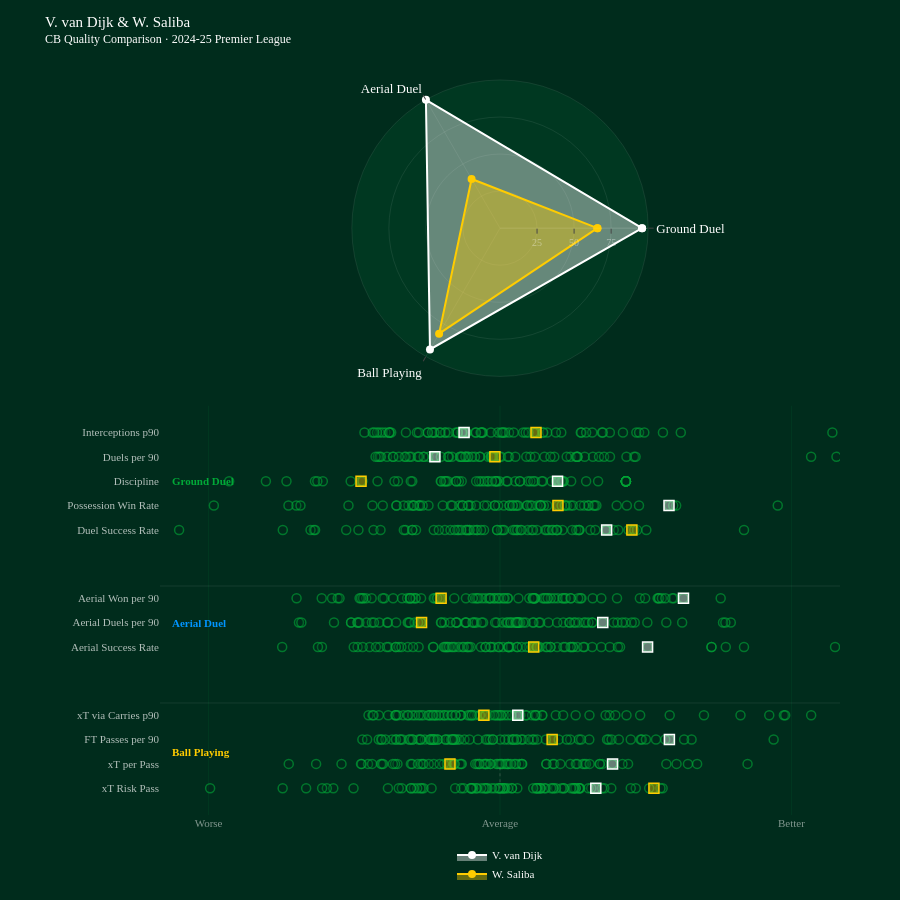

The code cell stored with this chart in its notebook:
### Code cell
from utils.radar import compare_cb_quality_radar

# Change either player_id to compare any two CBs
# show_detail=True adds a sub-metric strip — white squares = P1, yellow = P2
fig = compare_cb_quality_radar(
    player_id_1          = 370,    # Virgil van Dijk  (white)
    player_id_2          = 578325, # Gabriel Magalhães (yellow)
    duel_summary         = duel_summary,
    aerial_duel_summary  = aerial_duel_summary_filt,
    ball_playing_summary = bp,
    show_detail          = True,
)
fig.show()

### Figure 1 — Plotly figure (JSON) as saved in the notebook; plotly's stock layout.template omitted (floating-point values rounded to 4 significant figures)
{"data": [{"fill": "toself", "fillcolor": "rgba(255,255,255,0.4)", "line": {"color": "#ffffff", "width": 2}, "marker": {"color": "#ffffff", "size": 8}, "mode": "lines+markers", "name": "V. van Dijk", "r": [95.89, 100, 94.52, 95.89], "subplot": "polar", "theta": ["Ground\nDuel", "Aerial\nDuel", "Ball\nPlaying", "Ground\nDuel"], "type": "scatterpolar"}, {"fill": "toself", "fillcolor": "rgba(255,204,0,0.4)", "line": {"color": "#ffcc00", "width": 2}, "marker": {"color": "#ffcc00", "size": 8}, "mode": "lines+markers", "name": "W. Saliba", "r": [65.75, 38.36, 82.19, 65.75], "subplot": "polar", "theta": ["Ground\nDuel", "Aerial\nDuel", "Ball\nPlaying", "Ground\nDuel"], "type": "scatterpolar"}, {"hoverinfo": "skip", "marker": {"color": "rgba(0,44,28,0.2)", "line": {"color": "rgba(0,169,56,0.6)", "width": 1.5}, "size": 9}, "mode": "markers", "showlegend": false, "type": "scatter", "x": [1.674, 1.652, 1.585, 1.535, 1.397, 1.346, 1.146, 1.074, 1.051, 0.9863, 0.9389, 0.9111, 0.826, 0.8177, 0.8138, 0.8135, 0.7792, 0.7789, 0.7651, 0.7587, 0.7514, 0.7307, 0.6598, 0.6536, 0.6335, 0.5767, 0.5528, 0.5446, 0.5253, 0.4697, 0.4556, 0.4185, 0.4184, 0.4108, 0.3933, 0.3782, 0.3773, 0.3745, 0.3417, 0.1784, 0.1241, 0.1223, 0.0821, 0.05442, 0.04338, 0.03255, 0.0284, 0.00628, 0.004599, -0.01355, -0.01369, -0.05509, -0.08689, -0.129, -0.1391, -0.1508, -0.1663, -0.1954, -0.239, -0.2438, -0.2756, -0.2892, -0.2944, -0.2969, -0.3024, -0.373, -0.4001, -0.4615, -0.7044, -0.7871, -0.8045, -0.8198, -0.8526, -0.8868, -0.9148, -0.9181, -1.011, -1.042, -1.154, -1.508, -1.716, -1.783, -1.831, -1.996, -2.237, -2.984, -3.917], "xaxis": "x", "y": [0, 0, 0, 0, 0, 0, 0, 0, 0, 0, 0, 0, 0, 0, 0, 0, 0, 0, 0, 0, 0, 0, 0, 0, 0, 0, 0, 0, 0, 0, 0, 0, 0, 0, 0, 0, 0, 0, 0, 0, 0, 0, 0, 0, 0, 0, 0, 0, 0, 0, 0, 0, 0, 0, 0, 0, 0, 0, 0, 0, 0, 0, 0, 0, 0, 0, 0, 0, 0, 0, 0, 0, 0, 0, 0, 0, 0, 0, 0, 0, 0, 0, 0, 0, 0, 0, 0], "yaxis": "y"}, {"hovertemplate": "xT Risk Pass: %{x:.2f}<extra></extra>", "marker": {"color": "rgba(255,255,255,0.4)", "line": {"color": "#ffffff", "width": 1.5}, "size": 10, "symbol": "square"}, "mode": "markers", "name": "V. van Dijk", "showlegend": false, "type": "scatter", "x": [0.9863], "xaxis": "x", "y": [0], "yaxis": "y"}, {"hovertemplate": "xT Risk Pass: %{x:.2f}<extra></extra>", "marker": {"color": "rgba(255,204,0,0.4)", "line": {"color": "#ffcc00", "width": 1.5}, "size": 10, "symbol": "square"}, "mode": "markers", "name": "W. Saliba", "showlegend": false, "type": "scatter", "x": [1.585], "xaxis": "x", "y": [0], "yaxis": "y"}, {"hoverinfo": "skip", "marker": {"color": "rgba(0,44,28,0.2)", "line": {"color": "rgba(0,169,56,0.6)", "width": 1.5}, "size": 9}, "mode": "markers", "showlegend": false, "type": "scatter", "x": [0.8684, -0.09825, -0.5149, 0.4766, -1.893, 0.5442, -0.9179, 1.054, -0.3926, 1.159, -1.215, 0.8524, 0.4783, 0.1999, -0.7961, 0.07822, -0.4681, -1.424, -1.225, -0.03816, -0.1334, -0.6813, -1.359, -0.5774, -1.317, -0.9045, 0.7239, 0.05111, -1.632, -0.4693, 0.09001, 1.934, -0.8115, 0.02337, 0.2251, -1.203, 0.006304, -0.2065, -0.02466, -0.1537, -1.431, -0.8452, -0.7877, -0.4797, 0.08199, -0.2258, -0.2364, -0.4139, -2.175, -0.5471, 0.2212, -0.7338, -0.1439, -1.056, 0.01365, -0.2548, 1.817, -0.6217, 0.06479, -1.08, -0.1483, -0.004385, -0.4686, -0.1641, 0.7804, -0.4015, 0.7949, -0.1007, 1.318, 0.1501, 1.261, 1.024, 1.712, 0.5569, 0.2292, 1.156, 0.8853, 0.9224, 0.1636, 2.029, -1.103, 1.03, 3.832, 2.548, 0.6209, 0.1114, -0.2123], "xaxis": "x", "y": [1, 1, 1, 1, 1, 1, 1, 1, 1, 1, 1, 1, 1, 1, 1, 1, 1, 1, 1, 1, 1, 1, 1, 1, 1, 1, 1, 1, 1, 1, 1, 1, 1, 1, 1, 1, 1, 1, 1, 1, 1, 1, 1, 1, 1, 1, 1, 1, 1, 1, 1, 1, 1, 1, 1, 1, 1, 1, 1, 1, 1, 1, 1, 1, 1, 1, 1, 1, 1, 1, 1, 1, 1, 1, 1, 1, 1, 1, 1, 1, 1, 1, 1, 1, 1, 1, 1], "yaxis": "y"}, {"hovertemplate": "xT per Pass: %{x:.2f}<extra></extra>", "marker": {"color": "rgba(255,255,255,0.4)", "line": {"color": "#ffffff", "width": 1.5}, "size": 10, "symbol": "square"}, "mode": "markers", "name": "V. van Dijk", "showlegend": false, "type": "scatter", "x": [1.159], "xaxis": "x", "y": [1], "yaxis": "y"}, {"hovertemplate": "xT per Pass: %{x:.2f}<extra></extra>", "marker": {"color": "rgba(255,204,0,0.4)", "line": {"color": "#ffcc00", "width": 1.5}, "size": 10, "symbol": "square"}, "mode": "markers", "name": "W. Saliba", "showlegend": false, "type": "scatter", "x": [-0.5149], "xaxis": "x", "y": [1], "yaxis": "y"}, {"hoverinfo": "skip", "marker": {"color": "rgba(0,44,28,0.2)", "line": {"color": "rgba(0,169,56,0.6)", "width": 1.5}, "size": 9}, "mode": "markers", "showlegend": false, "type": "scatter", "x": [3.642, 0.3495, 0.5368, 1.118, -1.069, 1.102, -0.7747, 1.972, -0.8401, 1.744, -0.4369, 2.817, 1.346, 0.5472, -0.2264, 0.3345, -0.7157, -1.031, -0.6402, 0.6047, 0.1281, -0.7034, -1.417, 0.1281, -0.6794, -1.072, 1.448, 0.7226, -1.224, -0.3657, 0.08584, 1.459, -1.248, 0.8125, -0.5315, -0.4187, -0.6667, 0.2353, 0.2926, -0.7095, -1.003, -0.9377, -0.5595, -0.463, -0.687, -0.6836, 0.049, 0.002141, -0.126, -0.8987, 1.149, -0.9026, -0.104, -0.8171, 0.8349, -0.5043, 1.895, -0.723, 0.1694, -0.4635, -0.3148, 0.6876, -0.4795, -0.4893, 1.606, -1.111, -0.07289, 0.9192, -0.5585, 0.2196, 0.472, 0.1739, 1.223, -1.179, -0.8203, 0.3832, 0.1422, -0.1446, -1.368, 1.701, -1.217, -0.4887, 1.502, -0.07397, -1.023, -0.926, -0.6427], "xaxis": "x", "y": [2, 2, 2, 2, 2, 2, 2, 2, 2, 2, 2, 2, 2, 2, 2, 2, 2, 2, 2, 2, 2, 2, 2, 2, 2, 2, 2, 2, 2, 2, 2, 2, 2, 2, 2, 2, 2, 2, 2, 2, 2, 2, 2, 2, 2, 2, 2, 2, 2, 2, 2, 2, 2, 2, 2, 2, 2, 2, 2, 2, 2, 2, 2, 2, 2, 2, 2, 2, 2, 2, 2, 2, 2, 2, 2, 2, 2, 2, 2, 2, 2, 2, 2, 2, 2, 2, 2], "yaxis": "y"}, {"hovertemplate": "FT Passes per 90: %{x:.2f}<extra></extra>", "marker": {"color": "rgba(255,255,255,0.4)", "line": {"color": "#ffffff", "width": 1.5}, "size": 10, "symbol": "square"}, "mode": "markers", "name": "V. van Dijk", "showlegend": false, "type": "scatter", "x": [1.744], "xaxis": "x", "y": [2], "yaxis": "y"}, {"hovertemplate": "FT Passes per 90: %{x:.2f}<extra></extra>", "marker": {"color": "rgba(255,204,0,0.4)", "line": {"color": "#ffcc00", "width": 1.5}, "size": 10, "symbol": "square"}, "mode": "markers", "name": "W. Saliba", "showlegend": false, "type": "scatter", "x": [0.5368], "xaxis": "x", "y": [2], "yaxis": "y"}, {"hoverinfo": "skip", "marker": {"color": "rgba(0,44,28,0.2)", "line": {"color": "rgba(0,169,56,0.6)", "width": 1.5}, "size": 9}, "mode": "markers", "showlegend": false, "type": "scatter", "x": [1.127, 2.922, -0.1657, 2.936, -1.08, 2.772, -0.6611, 2.476, 0.04558, 0.1832, 0.2649, 3.203, 0.151, 0.3306, -0.1519, 0.9208, -0.6114, -0.9943, -0.8133, -0.1009, 1.302, -0.2897, -0.8733, 0.2104, -0.7275, -0.7184, 1.187, -0.3996, -0.4022, -0.7895, 0.3789, 2.099, -0.9411, 0.006601, -0.33, 0.07985, -0.5715, -0.2121, -0.1564, -0.204, -1.151, -0.1461, -0.266, -0.9014, -0.683, -0.04507, -0.5752, 0.7791, -0.457, -0.7377, -0.01091, -0.5363, 0.4329, 0.01296, 0.437, -0.4071, 0.3637, -0.659, 0.5744, -0.02743, 0.3614, 1.443, -0.3107, -0.5026, 0.6498, -0.629, -0.05932, 1.087, -0.8371, 0.1841, 0.2006, 0.1724, 1.747, -1.353, -0.9511, -0.4928, -0.4585, 0.2711, -1.312, -0.2918, -1.072, -1.05, 0.1159, -0.692, -1.248, -1.07, -1.302], "xaxis": "x", "y": [3, 3, 3, 3, 3, 3, 3, 3, 3, 3, 3, 3, 3, 3, 3, 3, 3, 3, 3, 3, 3, 3, 3, 3, 3, 3, 3, 3, 3, 3, 3, 3, 3, 3, 3, 3, 3, 3, 3, 3, 3, 3, 3, 3, 3, 3, 3, 3, 3, 3, 3, 3, 3, 3, 3, 3, 3, 3, 3, 3, 3, 3, 3, 3, 3, 3, 3, 3, 3, 3, 3, 3, 3, 3, 3, 3, 3, 3, 3, 3, 3, 3, 3, 3, 3, 3, 3], "yaxis": "y"}, {"hovertemplate": "xT via Carries p90: %{x:.2f}<extra></extra>", "marker": {"color": "rgba(255,255,255,0.4)", "line": {"color": "#ffffff", "width": 1.5}, "size": 10, "symbol": "square"}, "mode": "markers", "name": "V. van Dijk", "showlegend": false, "type": "scatter", "x": [0.1832], "xaxis": "x", "y": [3], "yaxis": "y"}, {"hovertemplate": "xT via Carries p90: %{x:.2f}<extra></extra>", "marker": {"color": "rgba(255,204,0,0.4)", "line": {"color": "#ffcc00", "width": 1.5}, "size": 10, "symbol": "square"}, "mode": "markers", "name": "W. Saliba", "showlegend": false, "type": "scatter", "x": [-0.1657], "xaxis": "x", "y": [3], "yaxis": "y"}, {"hoverinfo": "skip", "marker": {"color": "rgba(0,44,28,0.2)", "line": {"color": "rgba(0,169,56,0.6)", "width": 1.5}, "size": 9}, "mode": "markers", "showlegend": false, "type": "scatter", "x": [1.519, 2.177, 0.7277, -1.466, -1.506, 1.236, 0.7472, 0.3278, -0.09667, 0.09013, 0.8685, -0.3395, -0.9494, 1.042, -1.342, -0.1505, -0.5587, 0.4727, 0.2961, 1.13, -0.008479, 0.1761, 0.5876, 0.5198, -1.146, -1.238, 0.02962, -0.3343, -0.1963, -0.545, -1.277, 2.512, 0.09013, -0.069, -1.072, -0.8379, 0.395, 0.1111, 3.449, 0.5198, -0.5363, 0.1766, -1.833, -0.3873, -0.6898, 0.7949, -0.5683, 0.753, 0.9494, 0.7277, 0.6531, -0.4659, -0.4254, 0.2233, -1.874, -1.414, -0.3005, 0.2727, -1.041, -0.5513, -2.242, -0.09667, 1.214, -0.3726, -0.5782, -0.8949, 0.09013, -1.072, -1.015, 0.4849, 0.347, -0.6846, -0.1475, 0.3379, -0.01608, -0.4978, 0.6707, 0.4093, 0.8565, -1.166, 0.3766, -0.3208, 0.3833, 2.324, 2.177, -0.5237, -0.4827, 0.08336], "xaxis": "x", "y": [5.8, 5.8, 5.8, 5.8, 5.8, 5.8, 5.8, 5.8, 5.8, 5.8, 5.8, 5.8, 5.8, 5.8, 5.8, 5.8, 5.8, 5.8, 5.8, 5.8, 5.8, 5.8, 5.8, 5.8, 5.8, 5.8, 5.8, 5.8, 5.8, 5.8, 5.8, 5.8, 5.8, 5.8, 5.8, 5.8, 5.8, 5.8, 5.8, 5.8, 5.8, 5.8, 5.8, 5.8, 5.8, 5.8, 5.8, 5.8, 5.8, 5.8, 5.8, 5.8, 5.8, 5.8, 5.8, 5.8, 5.8, 5.8, 5.8, 5.8, 5.8, 5.8, 5.8, 5.8, 5.8, 5.8, 5.8, 5.8, 5.8, 5.8, 5.8, 5.8, 5.8, 5.8, 5.8, 5.8, 5.8, 5.8, 5.8, 5.8, 5.8, 5.8, 5.8, 5.8, 5.8, 5.8, 5.8, 5.8], "yaxis": "y"}, {"hovertemplate": "Aerial Success Rate: %{x:.2f}<extra></extra>", "marker": {"color": "rgba(255,255,255,0.4)", "line": {"color": "#ffffff", "width": 1.5}, "size": 10, "symbol": "square"}, "mode": "markers", "name": "V. van Dijk", "showlegend": false, "type": "scatter", "x": [1.519], "xaxis": "x", "y": [5.8], "yaxis": "y"}, {"hovertemplate": "Aerial Success Rate: %{x:.2f}<extra></extra>", "marker": {"color": "rgba(255,204,0,0.4)", "line": {"color": "#ffcc00", "width": 1.5}, "size": 10, "symbol": "square"}, "mode": "markers", "name": "W. Saliba", "showlegend": false, "type": "scatter", "x": [0.347], "xaxis": "x", "y": [5.8], "yaxis": "y"}, {"hoverinfo": "skip", "marker": {"color": "rgba(0,44,28,0.2)", "line": {"color": "rgba(0,169,56,0.6)", "width": 1.5}, "size": 9}, "mode": "markers", "showlegend": false, "type": "scatter", "x": [1.058, 0.3465, 1.291, -1.533, -2.07, -0.358, -1.532, 0.8633, 0.1592, -1.374, 1.209, -0.5723, 0.4143, 0.188, -0.03307, 0.02468, 2.376, 0.6519, 2.296, 0.06703, 0.9493, 0.401, -0.2626, -0.2685, -0.4426, -1.162, 0.7134, -0.939, -0.6019, 0.2092, -0.4486, -1.469, -0.2405, 0.104, -0.1742, 0.2028, 0.1321, 0.4984, -1.319, 0.5891, 0.7604, 1.875, -0.8148, -1.461, 1.258, 0.1908, 0.9102, 0.1764, -2.045, 0.3375, 1.387, -0.9498, 2.32, 1.517, -1.243, -1.709, -0.88, 1.168, -0.8154, 0.2633, -0.4538, -0.9298, -0.1896, 0.8117, 0.07892, 0.1098, -0.04979, 1.712, -1.297, -0.3472, -0.8075, 0.8806, 0.1805, 0.9512, -0.5104, 0.7186, 0.162, 0.1768, 1.356, -0.3513, -0.2828, 0.2389, -1.153, -0.6076, -1.069, -1.448, -0.8431, 0.7757], "xaxis": "x", "y": [6.8, 6.8, 6.8, 6.8, 6.8, 6.8, 6.8, 6.8, 6.8, 6.8, 6.8, 6.8, 6.8, 6.8, 6.8, 6.8, 6.8, 6.8, 6.8, 6.8, 6.8, 6.8, 6.8, 6.8, 6.8, 6.8, 6.8, 6.8, 6.8, 6.8, 6.8, 6.8, 6.8, 6.8, 6.8, 6.8, 6.8, 6.8, 6.8, 6.8, 6.8, 6.8, 6.8, 6.8, 6.8, 6.8, 6.8, 6.8, 6.8, 6.8, 6.8, 6.8, 6.8, 6.8, 6.8, 6.8, 6.8, 6.8, 6.8, 6.8, 6.8, 6.8, 6.8, 6.8, 6.8, 6.8, 6.8, 6.8, 6.8, 6.8, 6.8, 6.8, 6.8, 6.8, 6.8, 6.8, 6.8, 6.8, 6.8, 6.8, 6.8, 6.8, 6.8, 6.8, 6.8, 6.8, 6.8, 6.8], "yaxis": "y"}, {"hovertemplate": "Aerial Duels per 90: %{x:.2f}<extra></extra>", "marker": {"color": "rgba(255,255,255,0.4)", "line": {"color": "#ffffff", "width": 1.5}, "size": 10, "symbol": "square"}, "mode": "markers", "name": "V. van Dijk", "showlegend": false, "type": "scatter", "x": [1.058], "xaxis": "x", "y": [6.8], "yaxis": "y"}, {"hovertemplate": "Aerial Duels per 90: %{x:.2f}<extra></extra>", "marker": {"color": "rgba(255,204,0,0.4)", "line": {"color": "#ffcc00", "width": 1.5}, "size": 10, "symbol": "square"}, "mode": "markers", "name": "W. Saliba", "showlegend": false, "type": "scatter", "x": [-0.8075], "xaxis": "x", "y": [6.8], "yaxis": "y"}, {"hoverinfo": "skip", "marker": {"color": "rgba(0,44,28,0.2)", "line": {"color": "rgba(0,169,56,0.6)", "width": 1.5}, "size": 9}, "mode": "markers", "showlegend": false, "type": "scatter", "x": [1.889, 1.44, 1.622, -1.729, -2.094, 0.1891, -1.191, 0.9542, 0.08293, -1.207, 1.633, -0.6505, -0.1501, 0.6787, -0.6676, -0.06027, 1.638, 0.8385, 2.272, 0.5947, 0.828, 0.4397, 0.01068, -0.02437, -0.8697, -1.413, 0.6407, -0.956, -0.6205, -0.09934, -0.9271, -0.6819, -0.1849, 0.04825, -0.6443, -0.2519, 0.3014, 0.4933, -0.2349, 0.8046, 0.3506, 1.789, -1.377, -1.407, 0.6511, 0.5576, 0.4522, 0.5222, -1.67, 0.6703, 1.666, -1.009, 1.702, 1.494, -1.652, -1.835, -0.895, 1.204, -1.1, -0.05888, -1.321, -0.8691, 0.3602, 0.4894, -0.2205, -0.3507, -0.01284, 0.7287, -1.446, -0.1151, -0.6062, 0.358, 0.07614, 1.043, -0.4705, 0.3391, 0.4669, 0.3509, 1.773, -0.8124, -0.09982, 0.03866, -0.9208, 0.3363, -0.2809, -1.431, -0.927, 0.728], "xaxis": "x", "y": [7.8, 7.8, 7.8, 7.8, 7.8, 7.8, 7.8, 7.8, 7.8, 7.8, 7.8, 7.8, 7.8, 7.8, 7.8, 7.8, 7.8, 7.8, 7.8, 7.8, 7.8, 7.8, 7.8, 7.8, 7.8, 7.8, 7.8, 7.8, 7.8, 7.8, 7.8, 7.8, 7.8, 7.8, 7.8, 7.8, 7.8, 7.8, 7.8, 7.8, 7.8, 7.8, 7.8, 7.8, 7.8, 7.8, 7.8, 7.8, 7.8, 7.8, 7.8, 7.8, 7.8, 7.8, 7.8, 7.8, 7.8, 7.8, 7.8, 7.8, 7.8, 7.8, 7.8, 7.8, 7.8, 7.8, 7.8, 7.8, 7.8, 7.8, 7.8, 7.8, 7.8, 7.8, 7.8, 7.8, 7.8, 7.8, 7.8, 7.8, 7.8, 7.8, 7.8, 7.8, 7.8, 7.8, 7.8, 7.8], "yaxis": "y"}, {"hovertemplate": "Aerial Won per 90: %{x:.2f}<extra></extra>", "marker": {"color": "rgba(255,255,255,0.4)", "line": {"color": "#ffffff", "width": 1.5}, "size": 10, "symbol": "square"}, "mode": "markers", "name": "V. van Dijk", "showlegend": false, "type": "scatter", "x": [1.889], "xaxis": "x", "y": [7.8], "yaxis": "y"}, {"hovertemplate": "Aerial Won per 90: %{x:.2f}<extra></extra>", "marker": {"color": "rgba(255,204,0,0.4)", "line": {"color": "#ffcc00", "width": 1.5}, "size": 10, "symbol": "square"}, "mode": "markers", "name": "W. Saliba", "showlegend": false, "type": "scatter", "x": [-0.6062], "xaxis": "x", "y": [7.8], "yaxis": "y"}, {"hoverinfo": "skip", "marker": {"color": "rgba(0,44,28,0.2)", "line": {"color": "rgba(0,169,56,0.6)", "width": 1.5}, "size": 9}, "mode": "markers", "showlegend": false, "type": "scatter", "x": [0.173, 0.1345, 1.098, -0.3169, 0.6429, -0.2386, 0.9303, 0.4659, 0.325, 1.358, -1.302, -0.2342, 0.5036, 0.5896, 0.8159, -0.9719, -0.6815, -0.1642, 0.4809, 0.2849, -0.5671, 1.17, 0.7846, 0.8174, 0.38, -0.3123, -0.3338, 0.5856, -0.63, 1.506, -0.3531, -1.916, 0.1802, 0.807, 0.009778, -0.3397, 1.092, 0.5462, -0.1955, 0.04176, 0.7432, 0.02865, -0.27, 0.9809, -0.0299, -0.9028, 1.323, 1.217, 0.5349, -3.303, 0.5812, -0.51, -1.583, -0.8649, 1.087, 0.1534, -0.4234, -0.4385, -1.23, 2.512, -0.3992, -2.236, -1.457, -1.95, 0.3394, 0.2102, -0.9028, 0.2228, 1.41, -0.4664, -0.0299, -0.9901, 1.382, -1.904], "xaxis": "x", "y": [10.6, 10.6, 10.6, 10.6, 10.6, 10.6, 10.6, 10.6, 10.6, 10.6, 10.6, 10.6, 10.6, 10.6, 10.6, 10.6, 10.6, 10.6, 10.6, 10.6, 10.6, 10.6, 10.6, 10.6, 10.6, 10.6, 10.6, 10.6, 10.6, 10.6, 10.6, 10.6, 10.6, 10.6, 10.6, 10.6, 10.6, 10.6, 10.6, 10.6, 10.6, 10.6, 10.6, 10.6, 10.6, 10.6, 10.6, 10.6, 10.6, 10.6, 10.6, 10.6, 10.6, 10.6, 10.6, 10.6, 10.6, 10.6, 10.6, 10.6, 10.6, 10.6, 10.6, 10.6, 10.6, 10.6, 10.6, 10.6, 10.6, 10.6, 10.6, 10.6, 10.6, 10.6], "yaxis": "y"}, {"hovertemplate": "Duel Success Rate: %{x:.2f}<extra></extra>", "marker": {"color": "rgba(255,255,255,0.4)", "line": {"color": "#ffffff", "width": 1.5}, "size": 10, "symbol": "square"}, "mode": "markers", "name": "V. van Dijk", "showlegend": false, "type": "scatter", "x": [1.098], "xaxis": "x", "y": [10.6], "yaxis": "y"}, {"hovertemplate": "Duel Success Rate: %{x:.2f}<extra></extra>", "marker": {"color": "rgba(255,204,0,0.4)", "line": {"color": "#ffcc00", "width": 1.5}, "size": 10, "symbol": "square"}, "mode": "markers", "name": "W. Saliba", "showlegend": false, "type": "scatter", "x": [1.358], "xaxis": "x", "y": [10.6], "yaxis": "y"}, {"hoverinfo": "skip", "marker": {"color": "rgba(0,44,28,0.2)", "line": {"color": "rgba(0,169,56,0.6)", "width": 1.5}, "size": 9}, "mode": "markers", "showlegend": false, "type": "scatter", "x": [-0.1332, 0.1323, 1.74, -0.1635, 0.6904, 0.6652, 0.186, 0.1588, -0.4213, 0.5965, -0.9055, 0.9107, 0.7277, -0.3007, 0.9619, -0.8406, 0.09892, -0.506, 0.1748, 0.4247, 0.6342, 0.486, -0.5893, 0.03871, -0.05345, -0.01942, 0.09758, 0.2772, -0.7364, 0.9107, 1.813, -1.207, 0.4166, 0.8653, 0.9923, 0.7513, -0.8927, 1.306, 0.8255, -0.4905, -0.3874, -0.05345, -1.066, 0.1305, -0.3246, 0.3118, 2.859, 0.9748, 1.201, -1.56, 0.2818, -1.066, -0.3246, -2.097, 0.451, 0.3826, -0.3854, -0.2458, -0.9422, 1.783, -0.9898, -0.8254, -0.8254, -1.313, 0.6731, 0.4166, -0.8861, 1.431, 0.4166, -0.7963, -2.054, -2.178, 0.3294, -2.946], "xaxis": "x", "y": [11.6, 11.6, 11.6, 11.6, 11.6, 11.6, 11.6, 11.6, 11.6, 11.6, 11.6, 11.6, 11.6, 11.6, 11.6, 11.6, 11.6, 11.6, 11.6, 11.6, 11.6, 11.6, 11.6, 11.6, 11.6, 11.6, 11.6, 11.6, 11.6, 11.6, 11.6, 11.6, 11.6, 11.6, 11.6, 11.6, 11.6, 11.6, 11.6, 11.6, 11.6, 11.6, 11.6, 11.6, 11.6, 11.6, 11.6, 11.6, 11.6, 11.6, 11.6, 11.6, 11.6, 11.6, 11.6, 11.6, 11.6, 11.6, 11.6, 11.6, 11.6, 11.6, 11.6, 11.6, 11.6, 11.6, 11.6, 11.6, 11.6, 11.6, 11.6, 11.6, 11.6, 11.6], "yaxis": "y"}, {"hovertemplate": "Possession Win Rate: %{x:.2f}<extra></extra>", "marker": {"color": "rgba(255,255,255,0.4)", "line": {"color": "#ffffff", "width": 1.5}, "size": 10, "symbol": "square"}, "mode": "markers", "name": "V. van Dijk", "showlegend": false, "type": "scatter", "x": [1.74], "xaxis": "x", "y": [11.6], "yaxis": "y"}, {"hovertemplate": "Possession Win Rate: %{x:.2f}<extra></extra>", "marker": {"color": "rgba(255,204,0,0.4)", "line": {"color": "#ffcc00", "width": 1.5}, "size": 10, "symbol": "square"}, "mode": "markers", "name": "W. Saliba", "showlegend": false, "type": "scatter", "x": [0.5965], "xaxis": "x", "y": [11.6], "yaxis": "y"}, {"hoverinfo": "skip", "marker": {"color": "rgba(0,44,28,0.2)", "line": {"color": "rgba(0,169,56,0.6)", "width": 1.5}, "size": 9}, "mode": "markers", "showlegend": false, "type": "scatter", "x": [0.06581, 0.5782, 0.5926, 0.4416, 0.6285, -0.006027, 0.5973, -0.1281, 0.1567, -1.431, -0.1204, -0.1907, 0.6491, -0.3946, -0.6048, 0.6327, -0.5757, -0.5365, -0.5625, 1.01, -0.903, 0.8867, 0.3602, 0.611, 1.296, -0.5537, -0.03075, -0.04776, -0.1598, 1.296, 0.2882, -1.824, 0.3134, 1.296, 0.4298, 0.7326, 0.531, 0.5973, -1.415, -1.051, -0.03637, 0.657, 0.641, 1.296, 0.2042, -2.41, -0.9185, -2.788, 1.296, -1.086, -0.6098, 1.296, 1.296, 1.296, 0.07725, -1.905, -0.4223, 1.296, 0.2042, 1.296, -0.04776, 1.296, -1.537, -2.198, -0.2158, -0.4509, -1.88, -0.08313, 1.296, 0.3432, -0.4509, 1.296, -0.2454, -1.261], "xaxis": "x", "y": [12.6, 12.6, 12.6, 12.6, 12.6, 12.6, 12.6, 12.6, 12.6, 12.6, 12.6, 12.6, 12.6, 12.6, 12.6, 12.6, 12.6, 12.6, 12.6, 12.6, 12.6, 12.6, 12.6, 12.6, 12.6, 12.6, 12.6, 12.6, 12.6, 12.6, 12.6, 12.6, 12.6, 12.6, 12.6, 12.6, 12.6, 12.6, 12.6, 12.6, 12.6, 12.6, 12.6, 12.6, 12.6, 12.6, 12.6, 12.6, 12.6, 12.6, 12.6, 12.6, 12.6, 12.6, 12.6, 12.6, 12.6, 12.6, 12.6, 12.6, 12.6, 12.6, 12.6, 12.6, 12.6, 12.6, 12.6, 12.6, 12.6, 12.6, 12.6, 12.6, 12.6, 12.6], "yaxis": "y"}, {"hovertemplate": "Discipline: %{x:.2f}<extra></extra>", "marker": {"color": "rgba(255,255,255,0.4)", "line": {"color": "#ffffff", "width": 1.5}, "size": 10, "symbol": "square"}, "mode": "markers", "name": "V. van Dijk", "showlegend": false, "type": "scatter", "x": [0.5926], "xaxis": "x", "y": [12.6], "yaxis": "y"}, {"hovertemplate": "Discipline: %{x:.2f}<extra></extra>", "marker": {"color": "rgba(255,204,0,0.4)", "line": {"color": "#ffcc00", "width": 1.5}, "size": 10, "symbol": "square"}, "mode": "markers", "name": "W. Saliba", "showlegend": false, "type": "scatter", "x": [-1.431], "xaxis": "x", "y": [12.6], "yaxis": "y"}, {"hoverinfo": "skip", "marker": {"color": "rgba(0,44,28,0.2)", "line": {"color": "rgba(0,169,56,0.6)", "width": 1.5}, "size": 9}, "mode": "markers", "showlegend": false, "type": "scatter", "x": [0.3121, -0.7344, -0.6701, -0.08138, -0.5355, -0.3485, 0.7967, 0.09235, 0.9567, -0.05252, 0.2708, -0.5243, -0.1211, -0.2051, 0.559, -0.04585, -0.3877, -0.2098, -0.09731, 0.8719, -0.005432, -0.3313, -0.678, 0.359, -1.259, -1.163, -1.226, -0.08948, -1.24, -1.098, -0.2579, -0.7867, 1.38, 0.01014, 0.4577, -0.3545, 1.019, -0.7826, -1.281, 1.302, 0.798, -0.4111, -0.3258, -1.102, 0.5193, 0.7259, -0.3579, -0.08463, -0.4103, -0.3947, -0.8477, -0.4942, 0.08184, -0.9684, 1.071, 3.464, -0.07022, -0.6595, -0.5327, -0.2879, -0.9149, -0.9334, -0.8345, 0.6865, 3.629, 0.7821, -0.981, -0.6088, -1.041, 0.7935, 0.1577, 1.396, 1.132, 3.203], "xaxis": "x", "y": [13.6, 13.6, 13.6, 13.6, 13.6, 13.6, 13.6, 13.6, 13.6, 13.6, 13.6, 13.6, 13.6, 13.6, 13.6, 13.6, 13.6, 13.6, 13.6, 13.6, 13.6, 13.6, 13.6, 13.6, 13.6, 13.6, 13.6, 13.6, 13.6, 13.6, 13.6, 13.6, 13.6, 13.6, 13.6, 13.6, 13.6, 13.6, 13.6, 13.6, 13.6, 13.6, 13.6, 13.6, 13.6, 13.6, 13.6, 13.6, 13.6, 13.6, 13.6, 13.6, 13.6, 13.6, 13.6, 13.6, 13.6, 13.6, 13.6, 13.6, 13.6, 13.6, 13.6, 13.6, 13.6, 13.6, 13.6, 13.6, 13.6, 13.6, 13.6, 13.6, 13.6, 13.6], "yaxis": "y"}, {"hovertemplate": "Duels per 90: %{x:.2f}<extra></extra>", "marker": {"color": "rgba(255,255,255,0.4)", "line": {"color": "#ffffff", "width": 1.5}, "size": 10, "symbol": "square"}, "mode": "markers", "name": "V. van Dijk", "showlegend": false, "type": "scatter", "x": [-0.6701], "xaxis": "x", "y": [13.6], "yaxis": "y"}, {"hovertemplate": "Duels per 90: %{x:.2f}<extra></extra>", "marker": {"color": "rgba(255,204,0,0.4)", "line": {"color": "#ffcc00", "width": 1.5}, "size": 10, "symbol": "square"}, "mode": "markers", "name": "W. Saliba", "showlegend": false, "type": "scatter", "x": [-0.05252], "xaxis": "x", "y": [13.6], "yaxis": "y"}, {"hoverinfo": "skip", "marker": {"color": "rgba(0,44,28,0.2)", "line": {"color": "rgba(0,169,56,0.6)", "width": 1.5}, "size": 9}, "mode": "markers", "showlegend": false, "type": "scatter", "x": [0.3582, -0.6727, -0.3698, -0.1768, -0.3457, -0.4025, 1.131, 0.239, 1.05, 0.3707, -0.1881, -0.5657, 0.03582, -0.02348, 0.8383, -0.348, -0.5621, -0.2508, 0.0529, 0.9497, -0.1854, 0.01264, -0.4561, 0.6308, -1.135, -1.179, -1.242, 0.09298, -1.312, -0.742, -0.351, -1.211, 1.404, 0.2645, 0.4412, -0.4365, 1.432, -0.6215, -1.266, 1.266, 1.058, -0.3875, -0.3902, -0.8551, 0.4857, 0.3442, 0.02674, 0.2923, -0.2473, -1.294, -0.6794, -0.6112, -0.4362, -1.12, 1.486, 3.422, -0.1994, -0.7434, -0.8357, 0.4449, -0.9684, -1.395, -1.141, -0.09285, 3.708, 0.8315, -1.139, -0.528, -0.6997, 0.5754, 0.1401, 0.8868, 1.677, 1.861], "xaxis": "x", "y": [14.6, 14.6, 14.6, 14.6, 14.6, 14.6, 14.6, 14.6, 14.6, 14.6, 14.6, 14.6, 14.6, 14.6, 14.6, 14.6, 14.6, 14.6, 14.6, 14.6, 14.6, 14.6, 14.6, 14.6, 14.6, 14.6, 14.6, 14.6, 14.6, 14.6, 14.6, 14.6, 14.6, 14.6, 14.6, 14.6, 14.6, 14.6, 14.6, 14.6, 14.6, 14.6, 14.6, 14.6, 14.6, 14.6, 14.6, 14.6, 14.6, 14.6, 14.6, 14.6, 14.6, 14.6, 14.6, 14.6, 14.6, 14.6, 14.6, 14.6, 14.6, 14.6, 14.6, 14.6, 14.6, 14.6, 14.6, 14.6, 14.6, 14.6, 14.6, 14.6, 14.6, 14.6], "yaxis": "y"}, {"hovertemplate": "Interceptions p90: %{x:.2f}<extra></extra>", "marker": {"color": "rgba(255,255,255,0.4)", "line": {"color": "#ffffff", "width": 1.5}, "size": 10, "symbol": "square"}, "mode": "markers", "name": "V. van Dijk", "showlegend": false, "type": "scatter", "x": [-0.3698], "xaxis": "x", "y": [14.6], "yaxis": "y"}, {"hovertemplate": "Interceptions p90: %{x:.2f}<extra></extra>", "marker": {"color": "rgba(255,204,0,0.4)", "line": {"color": "#ffcc00", "width": 1.5}, "size": 10, "symbol": "square"}, "mode": "markers", "name": "W. Saliba", "showlegend": false, "type": "scatter", "x": [0.3707], "xaxis": "x", "y": [14.6], "yaxis": "y"}], "layout": {"annotations": [{"font": {"color": "#ffcc00", "family": "Gilroy-Medium", "size": 11}, "showarrow": false, "text": "<b>Ball Playing</b>", "x": -3.4, "xanchor": "left", "xref": "x", "y": 1.5, "yref": "y"}, {"font": {"color": "#0095FF", "family": "Gilroy-Medium", "size": 11}, "showarrow": false, "text": "<b>Aerial Duel</b>", "x": -3.4, "xanchor": "left", "xref": "x", "y": 6.8, "yref": "y"}, {"font": {"color": "#00A938", "family": "Gilroy-Medium", "size": 11}, "showarrow": false, "text": "<b>Ground Duel</b>", "x": -3.4, "xanchor": "left", "xref": "x", "y": 12.6, "yref": "y"}], "height": 900, "legend": {"font": {"color": "#ffffff", "family": "Gilroy-Light", "size": 11}, "x": 0.5, "xanchor": "center", "y": -0.1, "yanchor": "bottom"}, "margin": {"b": 60, "l": 160, "r": 60, "t": 80}, "paper_bgcolor": "#002c1c", "plot_bgcolor": "#002c1c", "polar": {"angularaxis": {"gridcolor": "rgba(255,255,255,0.08)", "linecolor": "rgba(255,255,255,0.08)", "tickfont": {"color": "#ffffff", "family": "Gilroy-Medium", "size": 13}}, "bgcolor": "#003821", "domain": {"x": [0, 1], "y": [0.5968, 1]}, "radialaxis": {"gridcolor": "rgba(255,255,255,0.08)", "linecolor": "rgba(255,255,255,0.08)", "range": [0, 100], "tickfont": {"color": "rgba(255,255,255,0.4)", "family": "Gilroy-Light", "size": 10}, "ticktext": ["25", "50", "75"], "tickvals": [25, 50, 75], "visible": true}}, "shapes": [{"line": {"color": "rgba(255,255,255,0.08)", "width": 1}, "type": "line", "x0": -3.5, "x1": 3.5, "xref": "x", "y0": 3.5, "y1": 3.5, "yref": "y"}, {"line": {"color": "rgba(255,255,255,0.08)", "width": 1}, "type": "line", "x0": -3.5, "x1": 3.5, "xref": "x", "y0": 8.3, "y1": 8.3, "yref": "y"}, {"line": {"color": "rgba(128,128,128,0.4)", "dash": "dot", "width": 1}, "type": "line", "x0": 0, "x1": 0, "xref": "x", "y0": 0, "y1": 1, "yref": "y"}], "title": {"font": {"color": "#ffffff", "family": "Gilroy-Medium", "size": 12}, "text": "<span style='font-size:15px'>V. van Dijk & W. Saliba</span><br><span style='font-size:12px'>CB Quality Comparison · 2024-25 Premier League</span>", "x": 0.05, "xanchor": "left", "y": 0.97, "yanchor": "top"}, "xaxis": {"anchor": "y", "domain": [0, 1], "gridcolor": "#003821", "range": [-3.5, 3.5], "tickfont": {"color": "rgba(255,255,255,0.5)", "family": "Gilroy-Light", "size": 11}, "tickmode": "array", "ticktext": ["Worse", "Average", "Better"], "tickvals": [-3, 0, 3], "zerolinecolor": "#003821"}, "yaxis": {"anchor": "x", "domain": [0, 0.5568], "showgrid": false, "tickfont": {"color": "rgba(255,255,255,0.7)", "family": "Gilroy-Light", "size": 11}, "tickmode": "array", "ticktext": ["xT Risk Pass", "xT per Pass", "FT Passes per 90", "xT via Carries p90", "Aerial Success Rate", "Aerial Duels per 90", "Aerial Won per 90", "Duel Success Rate", "Possession Win Rate", "Discipline", "Duels per 90", "Interceptions p90"], "tickvals": [0, 1, 2, 3, 5.8, 6.8, 7.8, 10.6, 11.6, 12.6, 13.6, 14.6], "zeroline": false}}}
